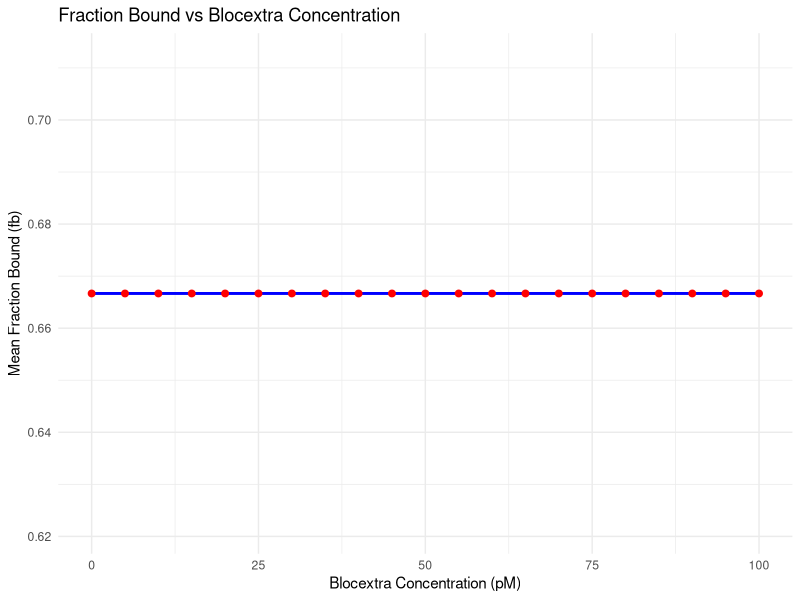

Write R code to recreate this figure.
# Load packages
library(tidyverse)
library(deSolve)
library(ggpubr)

# Clear the workspace
rm(list = ls())

# Specify the deSolve Model
model <- function(time, inits, theta) {
  with(as.list(c(inits, theta)), {
    
    # Enzyme-substrate complex with Blocextra (enzyme inhibitor)
    ES = Et * St / (Km * (1 + Ib / Kb) + St)
    E = Et - ES
    S = St - ES
    
    # Fraction bound with Fixaprob (receptor inhibitor)
    fb = P / (Kd + P) * (1 / (1 + Fixaprob / Kfix))  # Adjusting feedback for receptor inhibition
    
    # Differential equations
    dEt = (Prode * (fbss / fb)^n) - Kdege * E
    dSt = Prods - Kdegs * S - Kcat * ES
    dP = Kcat * ES - Kdegp * P
    
    # Return list of derivatives
    list(c(dEt, dSt, dP))
  })
}

# Known constants
Km <- 1.25 * 1000    # nM 
Kcat <- 4            # /sec
Kdege <- 1           # /sec
Kdegs <- 0.1         # /sec (the substrate can only be eliminated by converting into product)
Kd <- 10              # pM (binding affinity for feedback)

# Concentrations measured at steady state
Pss <- 20            # pM
Sss <- 10            # pM
Etot_ss <- 0.5       # pM

# Calculated concentrations at steady state
ES_ss <- Etot_ss * Sss / (Km + Sss)  # Enzyme-substrate complex at steady state
E_ss <- Etot_ss - ES_ss              # Free enzyme at steady state

# Calculated production and elimination rates
Prode <- Kdege * E_ss                      # Must equal free-enzyme elimination rate
Prods <- Kdegs * Sss + Kcat * ES_ss        # Must equal substrate degradation + product formation rate
Kdegp <- Kcat * ES_ss / Pss                # Product degradation rate

# Fraction bound at steady state
fbss <- Pss / (Pss + Kd)

# Initial conditions
inits <- c(
  Et = Etot_ss,
  St = Sss + ES_ss,
  P = Pss
)

# Parameters
theta <- c(
  Km = Km,             # Michaelis constant
  Kcat = Kcat,         # Catalytic rate constant
  Kdege = Kdege,       # Enzyme degradation rate constant
  Kdegs = Kdegs,       # Substrate degradation rate constant
  Prode = Prode,       # Enzyme production rate
  Prods = Prods,       # Substrate production rate
  Kdegp = Kdegp,       # Product degradation rate constant
  n = 3,               # Feedback exponent
  Kd = Kd,             # Dissociation constant for feedback
  Fixaprob = 0,        # Fixaprob concentration (set to 0 for Case 3)
  Kfix = 0,            # Placeholder binding affinity for Fixaprob (not used here)
  Ib = 0,              # Initial Blocextra concentration (to be varied in simulation)
  Kb = 1               # Binding affinity of Blocextra (1 pM as per instructions)
)

# Simulation time: 3 days (in seconds)
tlast <- 60 * 60 * 24 * 3  # 3 days
times <- seq(0, tlast, by = 60)  # Every 60 seconds (1 minute)

# Define a range of Blocextra concentrations
blocextra_concentrations <- seq(0, 100, by = 5)  # From 0 to 100 pM in steps of 5

# Create an empty data frame to store results
results <- data.frame()

# Loop over each concentration of Blocextra
for (Ib_value in blocextra_concentrations) {
  
  # Update Blocextra concentration in theta
  theta["Ib"] <- Ib_value
  
  # Simulate the model
  out <- ode(inits, times, model, theta)
  
  # Convert output to data frame and add Blocextra concentration
  X <- as.data.frame(out)
  X$Ib <- Ib_value
  
  # Calculate fraction bound
  X$fb <- X$P / (theta["Kd"] + X$P)
  
  # Append results
  results <- rbind(results, X)
}

# Average the fraction bound for each Blocextra concentration
avg_results <- results %>%
  group_by(Ib) %>%
  summarize(mean_fb = mean(fb, na.rm = TRUE))

# Plot Fraction Bound vs Blocextra Concentration
ggplot(avg_results, aes(x = Ib, y = mean_fb)) +
  geom_line(color = "blue", size = 1) +
  geom_point(color = "red", size = 2) +
  labs(title = "Fraction Bound vs Blocextra Concentration",
       x = "Blocextra Concentration (pM)",
       y = "Mean Fraction Bound (fb)") +
  theme_minimal()
